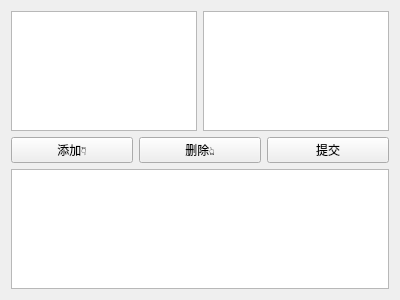
<?xml version="1.0" encoding="UTF-8"?>
<ui version="4.0">
 <class>BizManagerManageWidget</class>
 <widget class="QWidget" name="BizManagerManageWidget">
  <property name="geometry">
   <rect>
    <x>0</x>
    <y>0</y>
    <width>400</width>
    <height>300</height>
   </rect>
  </property>
  <property name="windowTitle">
   <string>商铺管理员</string>
  </property>
  <layout class="QVBoxLayout" name="verticalLayout">
   <item>
    <layout class="QHBoxLayout" name="horizontalLayout">
     <item>
      <widget class="QTableView" name="tableViewAccount">
       <property name="editTriggers">
        <set>QAbstractItemView::NoEditTriggers</set>
       </property>
       <property name="selectionMode">
        <enum>QAbstractItemView::SingleSelection</enum>
       </property>
       <property name="selectionBehavior">
        <enum>QAbstractItemView::SelectRows</enum>
       </property>
      </widget>
     </item>
     <item>
      <widget class="QTableView" name="tableViewBiz">
       <property name="editTriggers">
        <set>QAbstractItemView::NoEditTriggers</set>
       </property>
       <property name="selectionMode">
        <enum>QAbstractItemView::SingleSelection</enum>
       </property>
       <property name="selectionBehavior">
        <enum>QAbstractItemView::SelectRows</enum>
       </property>
      </widget>
     </item>
    </layout>
   </item>
   <item>
    <layout class="QHBoxLayout" name="horizontalLayout_2">
     <item>
      <widget class="QPushButton" name="pushButtonAdd">
       <property name="text">
        <string>添加👇</string>
       </property>
      </widget>
     </item>
     <item>
      <widget class="QPushButton" name="pushButtonDelete">
       <property name="text">
        <string>删除👆</string>
       </property>
      </widget>
     </item>
     <item>
      <widget class="QPushButton" name="pushButtonSubmit">
       <property name="text">
        <string>提交</string>
       </property>
      </widget>
     </item>
    </layout>
   </item>
   <item>
    <widget class="QTableView" name="tableViewBizManager">
     <property name="selectionMode">
      <enum>QAbstractItemView::SingleSelection</enum>
     </property>
     <property name="selectionBehavior">
      <enum>QAbstractItemView::SelectRows</enum>
     </property>
    </widget>
   </item>
  </layout>
 </widget>
 <resources/>
 <connections/>
</ui>
